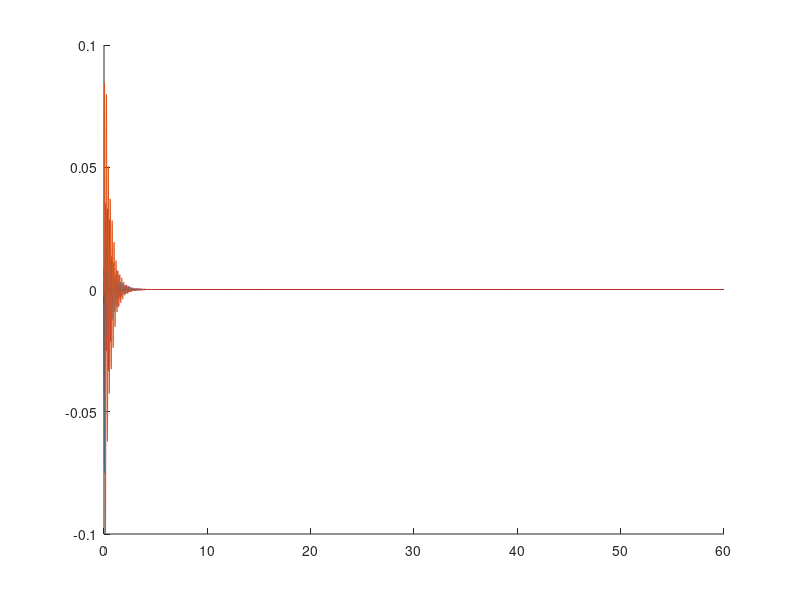

Reproduce this figure in MATLAB.
%% Checking Linear Systems Matrix ODE Performance

clear all;
clc;
close all;


%% Loading Linear System Microgrid Closed Loop System Matrix
load('A_Mat.mat');

%% Initialization
time_vector = 0:0.001:60;

Deg_Deviation = 0.5;

High_x_ini = 2*pi*(Deg_Deviation/360);

Low_x_ini = -2*pi*(Deg_Deviation/360);

%% Eigen Value Analysis
e = eig(A);

%% Initial Condition
[r,c] = size(A);

Time_Len = length(time_vector);

x_ini = Low_x_ini + (High_x_ini-Low_x_ini)*rand(c,1);

x = zeros(r,Time_Len);

u = zeros(Time_Len,r);

%% Creating Linear System

A_Sys = A;

B_Sys = zeros(r,r);

C_Sys = eye(r);

D_Sys = zeros(r,r);

System = ss(A_Sys, B_Sys, C_Sys, D_Sys);

%% Simulating System

y = lsim(System,u,time_vector,x_ini');

%% Plotting

figure(1)
hold on
for ii=1:r
    
    plot(time_vector',y(:,ii));
    
end
hold off
